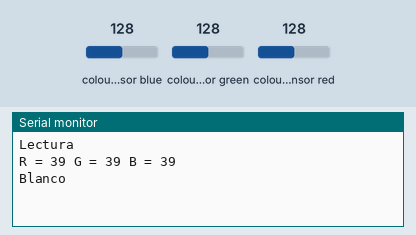
Recording of a sketch running on a simulated Arduino Mega 2560, built with avr-gcc and run on an emulated ATmega2560. Shown: the last lines printed to the serial monitor. Wiring (inferred from the names in the program): TCS3200 colour sensor: output pin 30; S2 pin 28; S3 pin 29; S0 pin 26; S1 pin 27. Inputs (shaded band) come from the test bench; at power-on: colour sensor blue 128, colour sensor green 128, colour sensor red 128.

Above: at 1.2 s.
1.3 s: colour sensor blue set to 5
At 2.5 s:
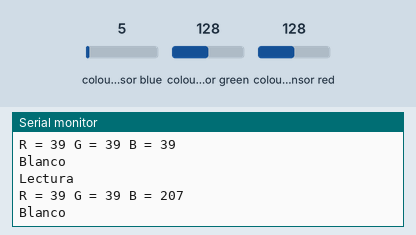
2.8 s: colour sensor green set to 5
At 4.2 s:
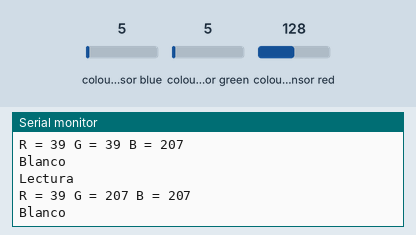
4.3 s: colour sensor red set to 5
At 6.9 s:
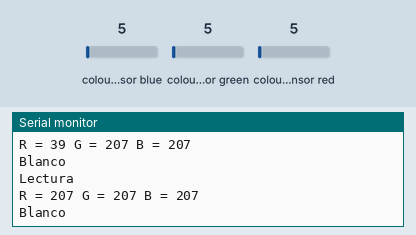

Measured:
- after the input at 1.3 s, the serial monitor: prints a new line after 0.71 s (image 1)
- after the input at 2.8 s, the serial monitor: prints a new line after 1.2 s (image 2)
- after the input at 4.3 s, the serial monitor: prints a new line after 1.7 s (image 3)

The sketch:

SensorColor.ino
```cpp
//
// Cableado de TCS3200 a Arduino
//
#define S0 26
#define S1 27
#define S2 28
#define S3 29

#define salidaSensor 30

// Para guardar las frecuencias de los fotodiodos
int frecuenciaRojo = 0;
int frecuenciaVerde = 0;
int frecuenciaAzul = 0;

void setup() {
  // Definiendo las Salidas
  pinMode(S0, OUTPUT);
  pinMode(S1, OUTPUT);
  pinMode(S2, OUTPUT);
  pinMode(S3, OUTPUT);

  // Definiendo salidaSensor como entrada
  pinMode(salidaSensor, INPUT);

  // Definiendo la escala de frecuencia a 20%
  digitalWrite(S0, HIGH);
  digitalWrite(S1, LOW);

  // Iniciar la comunicacion serie
  Serial.begin(9600);
}
void loop() {
  // Definiendo la lectura de los fotodiodos con filtro rojo
  digitalWrite(S2, LOW);
  digitalWrite(S3, LOW);

  // Leyendo la frecuencia de salida del sensor
  frecuenciaRojo = pulseIn(salidaSensor, LOW);

  Serial.println("Lectura");
  // Mostrando por serie el valor para el rojo (R = Red)
  Serial.print("R = ");
  Serial.print(frecuenciaRojo);
  //  delay(100);

  // Definiendo la lectura de los fotodiodos con filtro verde
  digitalWrite(S2, HIGH);
  digitalWrite(S3, HIGH);

  // Leyendo la frecuencia de salida del sensor
  frecuenciaVerde = pulseIn(salidaSensor, LOW);

  // Mostrando por serie el valor para el verde (G = Green)
  Serial.print(" G = ");
  Serial.print(frecuenciaVerde);
  //  delay(100);

  // Definiendo la lectura de los fotodiodos con filtro azul
  digitalWrite(S2, LOW);
  digitalWrite(S3, HIGH);

  // Leyendo la frecuencia de salida del sensor
  frecuenciaAzul = pulseIn(salidaSensor, LOW);

  // Mostrando por serie el valor para el azul (B = Blue)
  Serial.print(" B = ");
  Serial.println(frecuenciaAzul);
  int valor = frecuenciaAzul + frecuenciaVerde + frecuenciaRojo;

         if (frecuenciaRojo >=18 && frecuenciaRojo <=30 && frecuenciaVerde >=80 && frecuenciaVerde <=110 && frecuenciaAzul >=65 && frecuenciaAzul <=90 ) {
    Serial.println("Rojo");
  } else if (frecuenciaRojo >=80 && frecuenciaRojo <=110 && frecuenciaVerde >=85 && frecuenciaVerde <=110 && frecuenciaAzul >=30 && frecuenciaAzul <=70 ) {
    Serial.println("Azul");
  } else if (frecuenciaRojo >=90 && frecuenciaRojo <=120 && frecuenciaVerde >=150 && frecuenciaVerde <=200 && frecuenciaAzul >=120 && frecuenciaAzul <=165 ) {
    Serial.println("Negro");
  } else {
    Serial.println("Blanco");
  }
//
//  if (frecuenciaRojo >= && frecuenciaRojo <= && && frecuenciaAzul <= && frecuenciaAzul >= ) {
//    Serial.println("Rojo");
//  } else if (frecuenciaRojo >= && frecuenciaRojo <= && frecuenciaAzul <= && frecuenciaAzul >= ) {
//    Serial.println("Azul");
//  } else if (frecuenciaRojo >= && frecuenciaRojo <= && frecuenciaAzul <= && frecuenciaAzul >= ) {
//    Serial.println("Negro");
//  } else {
//    Serial.println("Blanco");
//  }
//
//  if (frecuenciaRojo >= && frecuenciaRojo <= ) {
//    Serial.println("Rojo");
//  } else if (frecuenciaRojo >= && frecuenciaRojo <= ) {
//    Serial.println("Azul");
//  } else if (frecuenciaRojo >= && frecuenciaRojo <= ) {
//    Serial.println("Negro");
//  } else {
//    Serial.println("Blanco");
//  }
//
//
//  if (valor <= 65) {
//    Serial.println("Blanco");
//  }  else if (valor >= 90 && valor <= 180) {
//    if (frecuenciaRojo <= 25) {
//      Serial.println("Rojo");
//    } else {
//      Serial.println("Azul");
//    }
//  } else if (valor >= 190) {
//    Serial.println("Negro");
//  } else {
//    Serial.println("Nada");
//  }


  //if(frecuenciaRojo<=20){
  //      Serial.println("Blanco");
  //  }  else if (frecuenciaRojo <= 25){
  //
  //    }  else if (frecuenciaRojo<=60&&frecuenciaRojo <= 90){
  //
  //    }else if (frecuenciaRojo<=60&&frecuenciaRojo <= 90){
  //      Serial.println("Azul");
  //    }else if (frecuenciaRojo<=60&&frecuenciaRojo <= 90){
  //      Serial.println("Azul");
  //    }

  //  if (valor <= 65) {
  //    Serial.println("Blanco");
  //  }  else if (valor >= 90&&valor <= 180) {
  //    if (frecuenciaRojo <= 25) {
  //      Serial.println("Rojo");
  //    } else {
  //      Serial.println("Azul");
  //    }
  //  } else if (valor >= 190){
  //    Serial.println("Negro");
  //  }else{
  //    Serial.println("Nada");
  //    }

  delay(2000);


}
```
